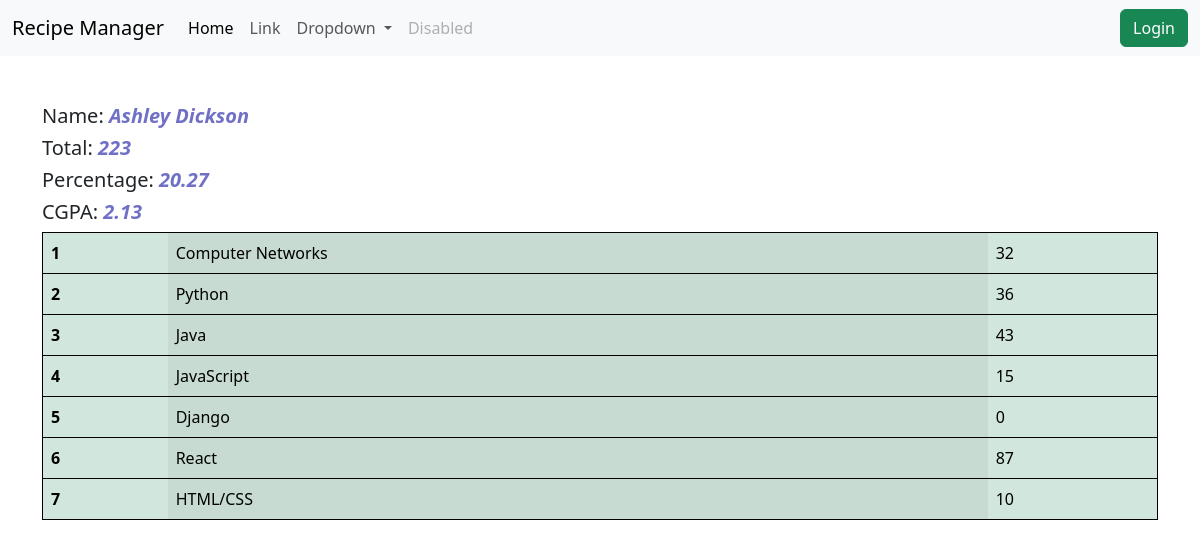
Screenshot of /see_marks/Stu_00640 with the database file from the repository.
### veggie/models.py (models this page shows, shortened)
class Student(models.Model):
    department = models.ForeignKey(Department, related_name="depart",on_delete=models.CASCADE)
    student_id = models.OneToOneField(StudentID, related_name="studentid",on_delete=models.CASCADE)
    student_name = models.CharField(max_length=100)
    student_email = models.EmailField (unique=True)
    student_age = models.IntegerField(default=18)
    student_address = models.TextField()
    is_deleted = models.BooleanField(default=False)
    objects = StudentsManager()
    admin_objects = models.Manager()
    class Meta:
        ordering = ['student_name']
        verbose_name = "student"

class  SubjectMark(models.Model):
    student = models.ForeignKey(Student, related_name='studentmarks', on_delete=models.CASCADE)
    subject = models.ForeignKey(Subject, on_delete=models.CASCADE)
    marks = models.IntegerField()
    class Meta:
        unique_together = ['student', 'subject']
        ordering = ['student']

class Subject(models.Model):
    subject_name = models.CharField(max_length=100)
    def __str__(self):
        return self.subject_name

### veggie/views.py (the view)
# urls.py: path('see_marks/<student_id>', see_marks, name="see_marks"),
def see_marks(request, student_id):
    student = SubjectMark.objects.filter(student__student_id__student_id = student_id)
    student_name = Student.objects.get(student_id__student_id=student_id)
    total_marks = student.aggregate(total_marks = Sum('marks'))
    percentage = round((total_marks['total_marks']/1100) * 100, 2)
    cgpa = round(percentage/9.5, 2)
    context ={
        "student" : student,
        "total_marks" : total_marks,
        "student_name" : student_name,
        "percentage"   : percentage,
        "cgpa" : cgpa,
    }
    return render(request,'report/see_marks.html', context)

### veggie/models.py (called while the page is built)
    def get_queryset(self):
        return super().get_queryset().filter(is_deleted=False)

### veggie/templates/report/see_marks.html
{% extends 'base.html' %}
{% block body %}
<div class="container mt-5">
    <table class="table table-success table-striped-columns">
        <h5>Name: <strong><em style="color: rgb(112, 112, 199);">{{student_name.student_name}}</em></strong></h5>
        <h5>Total: <strong><em style="color: rgb(112, 112, 199);">{{total_marks.total_marks}}</em></strong></h5>
        <h5>Percentage: <strong><em style="color: rgb(112, 112, 199);">{{percentage}}</em></strong></h5>
        <h5>CGPA: <strong><em style="color: rgb(112, 112, 199);">{{cgpa}}</em></strong></h5>
        <tbody>
        {% for studprop in student %}
          <tr>
            <th scope="row">{{forloop.counter}}</th>
            <td>{{studprop.subject}}</td>
            <td>{{studprop.marks}}</td>
          </tr>
        {% endfor %}
        </tbody>
      </table>
</div>
{% endblock %}

### home/templates/base.html (style rules this page uses)
.table { border: 1px solid black; }

### rows the page displays
Student: student_name "Ashley Dickson"
SubjectMark: subject "Computer Networks", marks "32"
SubjectMark: subject "Python", marks "36"
SubjectMark: subject "Java", marks "43"
SubjectMark: subject "JavaScript", marks "15"
SubjectMark: subject "Django", marks "0"
SubjectMark: subject "React", marks "87"
SubjectMark: subject "HTML/CSS", marks "10"

### other values shown
{{ total_marks.total_marks }} "223"
{{ percentage }} "20.27"
{{ cgpa }} "2.13"
